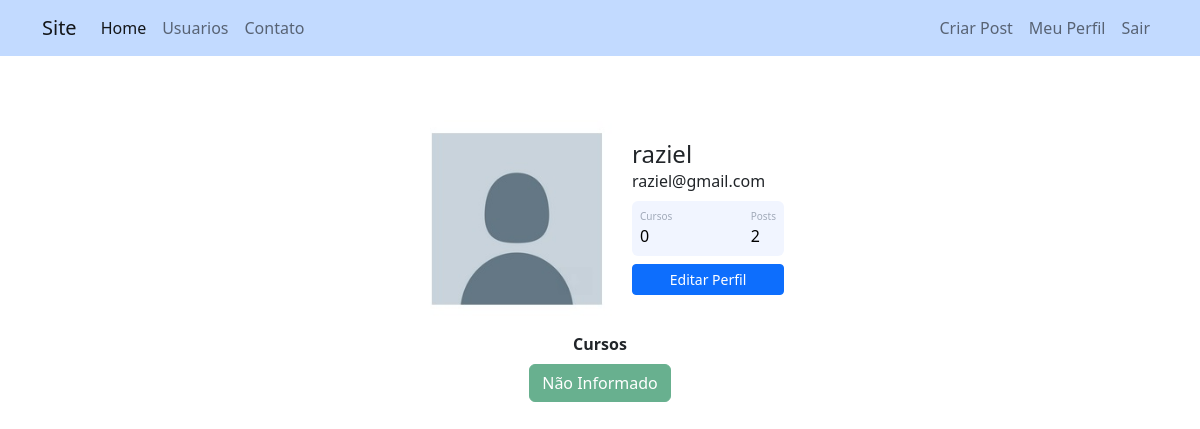
Screenshot of /perfil (signed in) with the database file from the repository.
### comunidadeimpressionadora/models.py (models this page shows)
class Usuario(database.Model, UserMixin):
	id = database.Column(database.Integer, primary_key=True)
	username = database.Column(database.String, nullable=False)
	email = database.Column(database.String, nullable=False, unique=True)
	password = database.Column(database.String, nullable=False)
	foto = database.Column(database.String, default='default.jpg')
	post = database.relationship('Post', backref='autor', lazy=True)
	curso = database.Column(database.String, nullable=False, default='Não Informado')
	def contar_posts(self):
		return len(self.post)

### comunidadeimpressionadora/routes.py (the view)
@app.route('/perfil')
@login_required
def perfil():
	foto = url_for('static', filename='image/{}' .format(current_user.foto))
	return render_template('perfil.html', foto=foto)

### comunidadeimpressionadora/models.py (called while the page is built)
@login_manager.user_loader
def load_usuario(id_usuario):
	return Usuario.query.get(int(id_usuario))

### comunidadeimpressionadora/templates/perfil.html (shortened to what this page needs)
{% extends 'base.html' %}
{% block body %}
        <div class="container mt-5 d-flex justify-content-center">
            <div class="card p-3">
                <div class="d-flex align-items-center">
                    <div class="image pe-3" >
                        <img src="{{ foto }}" class="rounded" width="200">
                    </div>
                    <div class="ml-3 w-100">
                        <h4 class="mb-0 mt-0">{{ current_user.username }}</h4>
                        <span>{{ current_user.email }}</span>
                    <div class="p-2 mt-2 bg-primary d-flex justify-content-between rounded text-white stats">
                        <div class="d-flex flex-column">
                            {% if 'Não Informado' in current_user.curso %}
                                <span class="articles">Cursos</span>
                                <span class="number1">0</span>
                            {% else %}
                                <span class="articles">Cursos</span>
                                <span class="number1">{{ current_user.curso.count(';') + 1 }}</span>
                            {% endif %}
                        </div>
                        <div class="d-flex flex-column">
                            <span class="rating">Posts</span>
                            <span class="number3">{{ current_user.contar_posts() }}</span>
                        </div>
                    </div>
                <div class="button mt-2 d-flex flex-row align-items-center">
                    <a class="w-100" href="{{url_for('editar_perfil')}}"><button class="btn btn-sm btn-primary w-100 ml-2">Editar Perfil</button></a>
                </div>
            </div>
        </div>
    </div>
</div>
<div class="row justify-content-center">
    <div class="col col-3" style="text-align: center">
        <strong>Cursos</strong><br>
        {% for curso in current_user.curso.split(';') %}
            <button type="button" class="btn btn-success mt-2 disabled">{{ curso }}</button>
        {% endfor %}
    </div>
</div>
{% endblock %}

### comunidadeimpressionadora/static/main.css (style rules this page uses)
.card { width: 400px; border: none; border-radius: 10px; background-color: #fff; }
.stats { background: #f1f5ff !important; color: #000 !important; }
.articles { font-size:10px; color: #a1aab9; }
.number1 { font-weight:500; }
.rating { font-size:10px; color: #a1aab9; }
.number3 { font-weight:500; }

### rows the page displays
Usuario: username "raziel", email "raziel@gmail.com", curso "Não Informado"

### other values shown
{{ current_user.contar_posts() }} "2"
